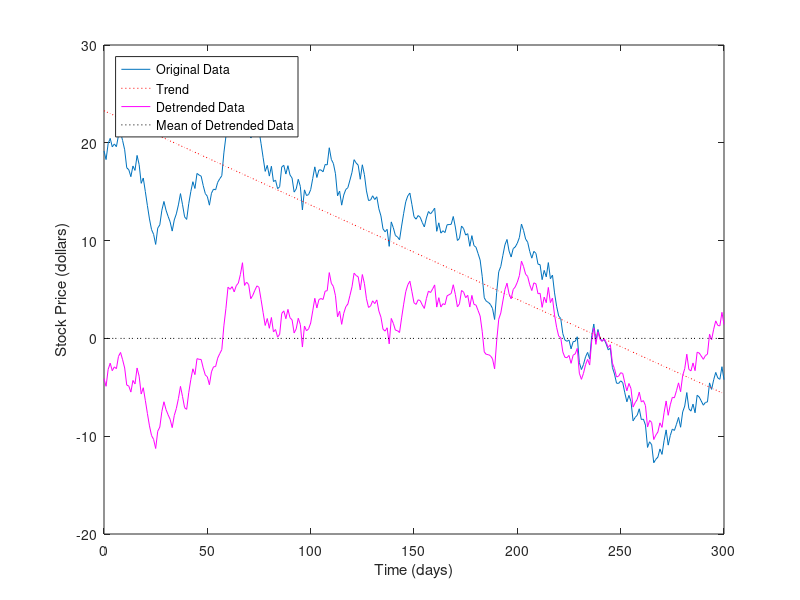

Recreate this plot in MATLAB.
##asdfjasdflj
#
function dt
t = 0:300;

dailyFluct = gallery('normaldata',size(t),2);
sdata = cumsum(dailyFluct) + 20 + t/100;
mean(sdata);
figure;
plot(t,sdata);
legend('Original Data','Location','northwest');
xlabel('Time (days)');
ylabel('Stock Price (dollars)');
detrend_sdata=detrend(sdata);
trend = sdata - detrend_sdata;
mean(detrend_sdata);
hold on;
plot(t,trend,':r');
plot(t,detrend_sdata,'m');
plot(t,zeros(size(t)),':k');
legend('Original Data','Trend','Detrended Data',...
       'Mean of Detrended Data','Location','northwest');
xlabel('Time (days)');
ylabel('Stock Price (dollars)');
end